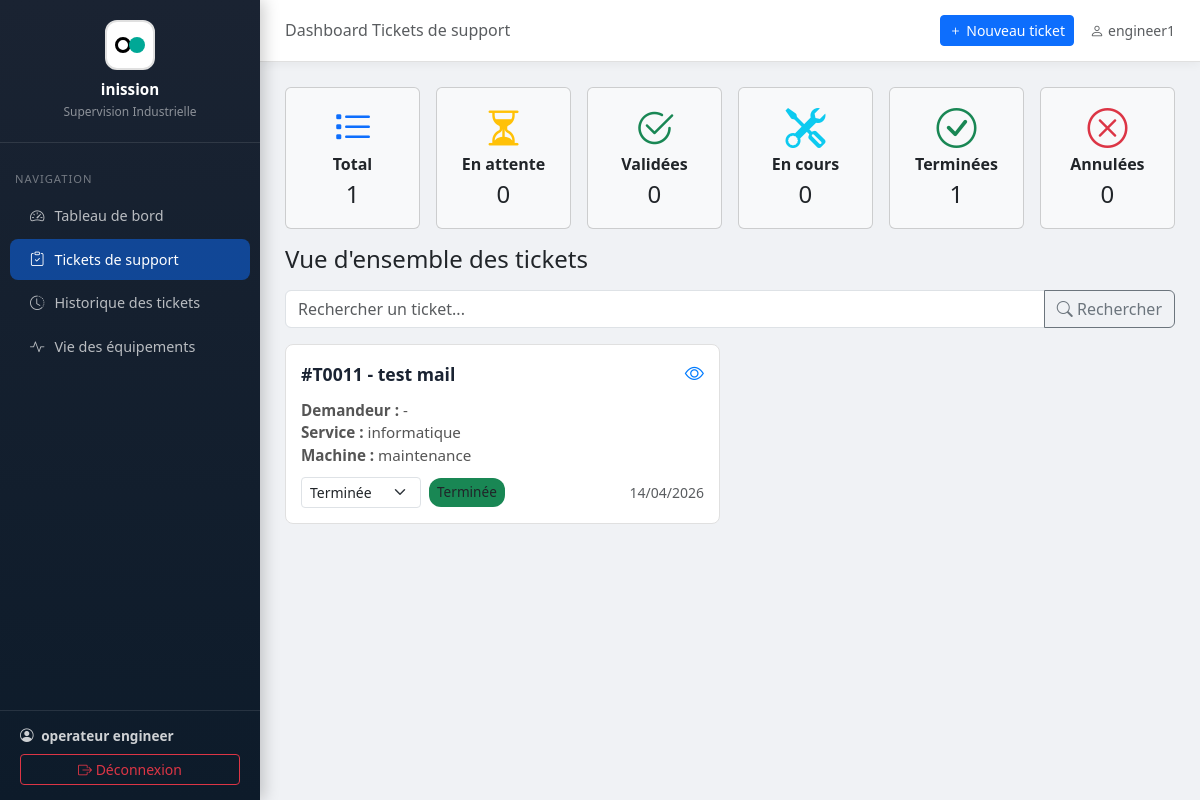
The page /demandes/dashboard/ (signed in) on the database as committed earlier.
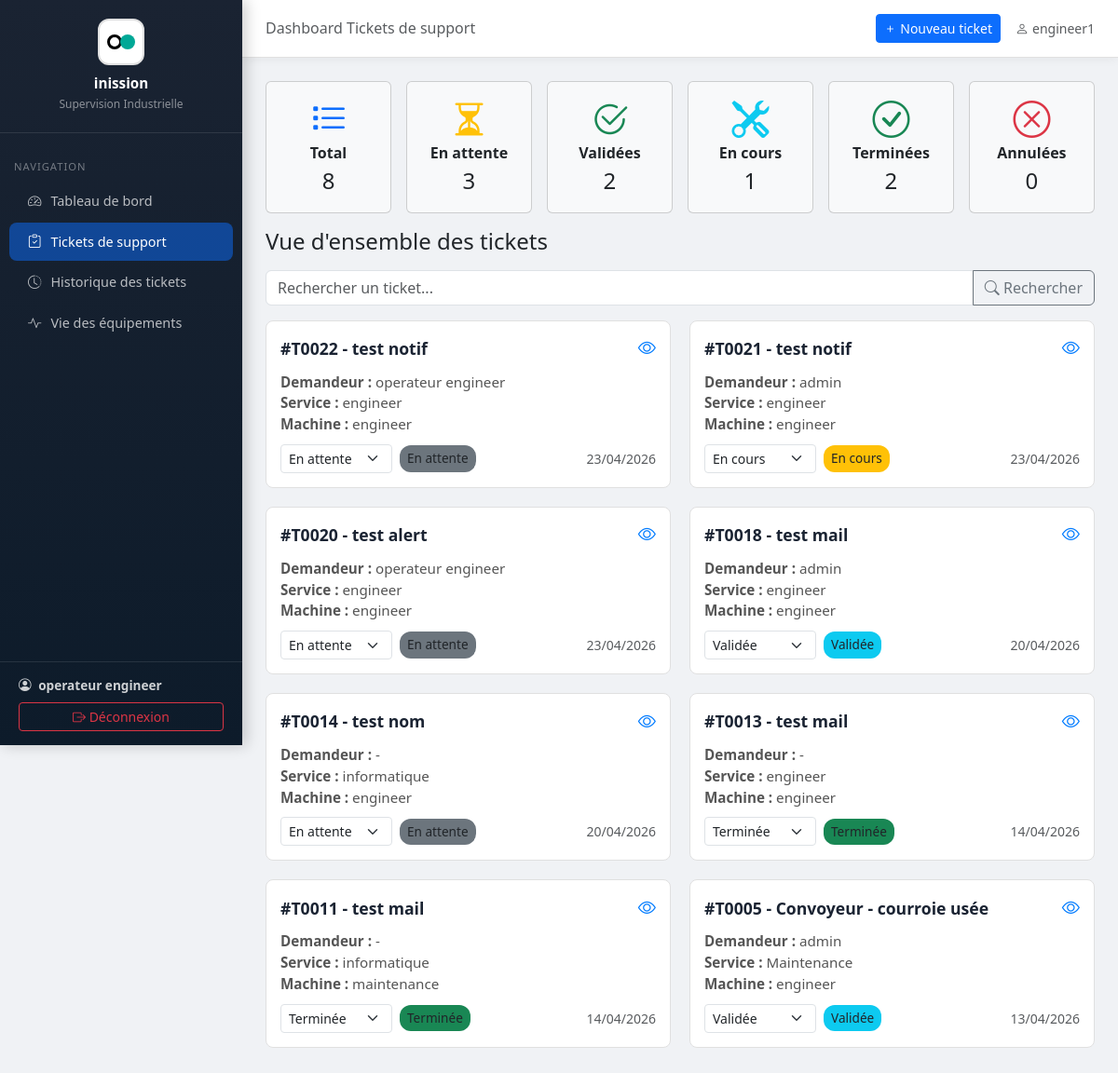
The same page on the database as committed later.
### tickets/models.py (models this page shows, shortened)
class TicketSupport(models.Model):
    titre = models.CharField(max_length=200, verbose_name="Titre du ticket", default="Sans titre")
    CATEGORIE_CHOICES = [
        ('industrielle', 'Industrielle'),
        ('informatique', 'Informatique'),
    ]
    categorie = models.CharField(max_length=30, choices=CATEGORIE_CHOICES, verbose_name="Catégorie", default='industrielle')
    type_panne = models.CharField(max_length=100, verbose_name="Type de panne", default="Non renseigné")
    PRIORITE_CHOICES = [
        ('basse', 'Basse'),
        ('moyenne', 'Moyenne'),
        ('haute', 'Haute'),
    ]
    priorite = models.CharField(max_length=10, choices=PRIORITE_CHOICES, verbose_name="Priorité", default='moyenne')
    """Modèle pour les tickets de support"""
    NATURE_ANOMALIE_CHOICES = [
        ('mecanique', 'Mécanique'),
        ('electrique', 'Électrique'),
        ('hydraulique', 'Hydraulique'),
        ('pneumatique', 'Pneumatique'),
        ('informatique', 'Informatique'),
        ('autre', 'Autre'),
    ]
    STATUT_CHOICES = [
        ('en_attente', 'En attente'),
        ('validee', 'Validée'),
        ('en_cours', 'En cours'),
        ('terminee', 'Terminée'),
        ('annulee', 'Annulée'),
    ]
    numero_ticket = models.CharField(max_length=50, unique=True, verbose_name="N° de ticket")
    service_support = models.CharField(max_length=200, verbose_name="Service support")
    demandeur = models.CharField(max_length=200, verbose_name="Nom du demandeur")
    machine = models.ForeignKey(Machine, on_delete=models.CASCADE, verbose_name="Machine concernée")
    code_machine = models.CharField(max_length=100, verbose_name="Code machine")
    date_ticket = models.DateField(verbose_name="Date du ticket")
    heure_ticket = models.TimeField(verbose_name="Heure du ticket")
    delai_souhaite = models.DateField(null=True, blank=True, verbose_name="Délai souhaité")
    type_support = models.BooleanField(default=False, verbose_name="Curative (décocher) / Préventive (cocher)")
    description_probleme = models.TextField(verbose_name="Description du problème")
    nature_probleme = models.CharField(max_length=20, choices=NATURE_ANOMALIE_CHOICES, verbose_name="Nature du problème")
    visa_demandeur = models.CharField(max_length=200, blank=True, verbose_name="Visa du demandeur")
    statut = models.CharField(max_length=20, choices=STATUT_CHOICES, default='en_attente', verbose_name="Statut")
    date_creation = models.DateTimeField(auto_now_add=True, verbose_name="Date de création")
    date_modification = models.DateTimeField(auto_now=True, verbose_name="Dernière modification")
    class Meta:
        verbose_name = "Ticket de support"
        verbose_name_plural = "Tickets de support"
        ordering = ['-date_creation']
    def get_statut_class(self):
        classes = {
            'en_attente': 'secondary',
            'validee': 'info',
            'en_cours': 'warning',
            'terminee': 'success',
            'annulee': 'danger',
        }
        return classes.get(self.statut, 'secondary')

class Machine(models.Model):
    nom = models.CharField(max_length=200, verbose_name="Nom de la machine")
    reference = models.CharField(max_length=100, unique=True, verbose_name="Référence")
    localisation = models.CharField(max_length=200, verbose_name="Localisation / Zone")
    description = models.TextField(blank=True, verbose_name="Description")
    actif = models.BooleanField(default=True, verbose_name="Active")
    date_installation = models.DateField(null=True, blank=True, verbose_name="Date d'installation")
    department = models.ForeignKey('Department', on_delete=models.SET_NULL, null=True, blank=True, verbose_name="Département associé")
    operator = models.ForeignKey('OperatorProfile', on_delete=models.SET_NULL, null=True, blank=True, verbose_name="Opérateur assigné")
    class Meta:
        verbose_name = "Machine"
        verbose_name_plural = "Machines"
        ordering = ['nom']

### tickets/views.py (the view, shortened to what this page needs)
# urls.py: path('demandes/dashboard/', views.demande_dashboard, name='demande_dashboard'),
@login_required
def demande_dashboard(request):
    user = request.user
    if is_admin_or_supervisor(user):
        tickets_qs = TicketSupport.objects.all()
    else:
        profile = getattr(user, 'operatorprofile', None)
        if not profile:
            messages.error(request, "Aucun profil opérateur trouvé.")
            return redirect('dashboard')
        tickets_qs = TicketSupport.objects.filter(machine__in=profile.machines.all())
    total = tickets_qs.count()
    en_attente = tickets_qs.filter(statut='en_attente').count()
    validees = tickets_qs.filter(statut='validee').count()
    en_cours = tickets_qs.filter(statut='en_cours').count()
    terminees = tickets_qs.filter(statut='terminee').count()
    annulees = tickets_qs.filter(statut='annulee').count()
    search_query = request.GET.get('search', '').strip()
    demandes_recentes = tickets_qs.select_related('machine').order_by('-date_creation')[:10]
    stats_services = tickets_qs.values('service_support').annotate(
        count=Count('id')
    ).order_by('-count')[:5]
    stats_natures = tickets_qs.values('nature_probleme').annotate(
        count=Count('id')
    ).order_by('-count')
    context = {
        'total': total, 'en_attente': en_attente, 'validees': validees,
        'en_cours': en_cours, 'terminees': terminees, 'annulees': annulees,
        'demandes_recentes': demandes_recentes,
        'stats_services': stats_services,
        'stats_natures': stats_natures,
        'request': request,  # pour pré-remplir la barre de recherche
    }
    return render(request, 'tickets/demande_dashboard.html', context)

### tickets/templatetags/permissions.py (called while the page is built)
@register.filter
def is_admin_or_supervisor(user):
    if user.is_superuser or user.is_staff:
        return True
    profile = getattr(user, 'operatorprofile', None)
    return profile and profile.role == 'superviseur'

### tickets/views.py (called while the page is built)
def is_admin_or_supervisor(user):
    if user.is_superuser or user.is_staff:
        return True
    profile = getattr(user, 'operatorprofile', None)
    return profile and profile.role == 'superviseur'

### tickets/templates/tickets/demande_dashboard.html (shortened to what the changed rows need)
{% extends 'tickets/base.html' %}
{% block content %}
<div class="row mb-4">
    <div class="col-12">
        <div class="row g-3 mb-3">
            <div class="col-md-2 col-6">
                <div class="card text-dark bg-light h-100">
                    <div class="card-body text-center">
                        <i class="bi bi-list-task display-6 text-primary mb-2"></i>
                        <div class="fw-bold">Total</div>
                        <div class="fs-4">{{ total }}</div>
                    </div>
                </div>
            </div>
            <div class="col-md-2 col-6">
                <div class="card text-dark bg-light h-100">
                    <div class="card-body text-center">
                        <i class="bi bi-hourglass-split display-6 text-warning mb-2"></i>
                        <div class="fw-bold">En attente</div>
                        <div class="fs-4">{{ en_attente }}</div>
                    </div>
                </div>
            </div>
            <div class="col-md-2 col-6">
                <div class="card text-dark bg-light h-100">
                    <div class="card-body text-center">
                        <i class="bi bi-check2-circle display-6 text-success mb-2"></i>
                        <div class="fw-bold">Validées</div>
                        <div class="fs-4">{{ validees }}</div>
                    </div>
                </div>
            </div>
            <div class="col-md-2 col-6">
                <div class="card text-dark bg-light h-100">
                    <div class="card-body text-center">
                        <i class="bi bi-tools display-6 text-info mb-2"></i>
                        <div class="fw-bold">En cours</div>
                        <div class="fs-4">{{ en_cours }}</div>
                    </div>
                </div>
            </div>
            <div class="col-md-2 col-6">
                <div class="card text-dark bg-light h-100">
                    <div class="card-body text-center">
                        <i class="bi bi-check-circle display-6 text-success mb-2"></i>
                        <div class="fw-bold">Terminées</div>
                        <div class="fs-4">{{ terminees }}</div>
                    </div>
                </div>
            </div>
        </div>
    </div>
<div class="ticket-grid">
    {% for demande in demandes_recentes %}
    <div class="ticket-card">
        <div class="ticket-header">
            <span class="ticket-title">#{{ demande.numero_ticket }} - {{ demande.titre|default:demande.numero_ticket }}</span>
            <a href="{% url 'demande_detail' demande.pk %}" class="ticket-eye" title="Voir détails"><i class="bi bi-eye"></i></a>
        </div>
        <div class="ticket-info">
            <div><strong>Demandeur :</strong> {{ demande.demandeur|default:"-" }}</div>
            <div><strong>Service :</strong> {{ demande.service_support }}</div>
            <div><strong>Machine :</strong> {{ demande.machine.nom }}</div>
        </div>
        <div class="ticket-actions">
            <form method="post" action="{% url 'demande_change_statut' demande.pk 'dummy' %}" class="d-flex align-items-center" style="gap: 8px;" onChange="this.submit();">
                <select name="statut" class="form-select form-select-sm" style="width: auto; min-width: 120px;"
                        onchange="this.form.action=this.form.action.replace('dummy', this.value);">
                    {% for key, label in demande.STATUT_CHOICES %}
                        <option value="{{ key }}" {% if demande.statut == key %}selected{% endif %}>{{ label }}</option>
                    {% endfor %}
                </select>
                <span class="ticket-status bg-{{ demande.get_statut_class }}">{{ demande.get_statut_display }}</span>
            </form>
            <span class="text-muted small ms-auto">{{ demande.date_creation|date:"d/m/Y" }}</span>
        </div>
    </div>
    {% empty %}
    <div class="col-12 text-center text-muted">Aucun ticket récent</div>
    {% endfor %}
</div>
{% endblock %}

Rows that differ between the two databases and show on the page:
added TicketSupport: numero_ticket "T0022", titre "test notif", demandeur "operateur engineer", service_support "engineer", machine.nom "engineer", statut "En attente", date_creation "23/04/2026"
added TicketSupport: numero_ticket "T0021", titre "test notif", demandeur "admin", service_support "engineer", machine.nom "engineer", statut "En cours", date_creation "23/04/2026"
added TicketSupport: numero_ticket "T0020", titre "test alert", demandeur "operateur engineer", service_support "engineer", machine.nom "engineer", statut "En attente", date_creation "23/04/2026"
now on this page (row unchanged): TicketSupport: numero_ticket "T0018", titre "test mail", demandeur "admin", service_support "engineer", machine.nom "engineer", statut "Validée", date_creation "20/04/2026"
now on this page (row unchanged): TicketSupport: numero_ticket "T0014", titre "test nom", demandeur "-", service_support "informatique", machine.nom "engineer", statut "En attente", date_creation "20/04/2026"
now on this page (row unchanged): TicketSupport: numero_ticket "T0013", titre "test mail", demandeur "-", service_support "engineer", machine.nom "engineer", statut "Terminée", date_creation "14/04/2026"
now on this page (row unchanged): TicketSupport: numero_ticket "T0005", titre "Convoyeur - courroie usée", demandeur "admin", service_support "Maintenance", machine.nom "engineer", statut "Validée", date_creation "13/04/2026"
Other text that changed with them:
{{ total }}: "1" → "8"
{{ en_attente }}: "0" → "3"
{{ validees }}: "0" → "2"
{{ en_cours }}: "0" → "1"
{{ terminees }}: "1" → "2"
